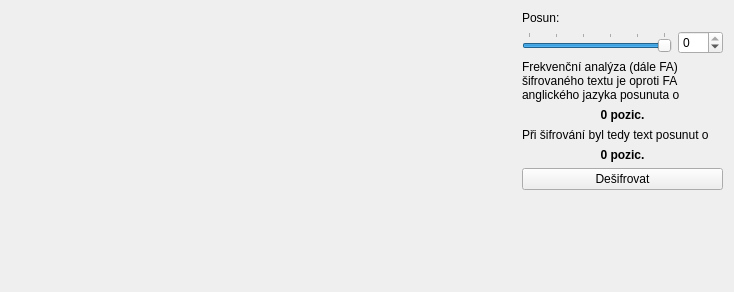
<?xml version="1.0" encoding="UTF-8"?>
<ui version="4.0">
 <class>CaesarCipherTab</class>
 <widget class="QWidget" name="CaesarCipherTab">
  <property name="geometry">
   <rect>
    <x>0</x>
    <y>0</y>
    <width>734</width>
    <height>292</height>
   </rect>
  </property>
  <property name="windowTitle">
   <string>Form</string>
  </property>
  <layout class="QHBoxLayout" name="horizontalLayout_3">
   <item>
    <widget class="FrequencyChart" name="frequencyChart" native="true">
     <property name="minimumSize">
      <size>
       <width>500</width>
       <height>0</height>
      </size>
     </property>
    </widget>
   </item>
   <item>
    <layout class="QVBoxLayout" name="verticalLayout_2">
     <property name="leftMargin">
      <number>5</number>
     </property>
     <item>
      <widget class="QLabel" name="label_3">
       <property name="text">
        <string>Posun:</string>
       </property>
      </widget>
     </item>
     <item>
      <layout class="QHBoxLayout" name="horizontalLayout_2">
       <item>
        <widget class="QSlider" name="horizontalSlider">
         <property name="minimum">
          <number>-25</number>
         </property>
         <property name="maximum">
          <number>0</number>
         </property>
         <property name="orientation">
          <enum>Qt::Horizontal</enum>
         </property>
         <property name="tickPosition">
          <enum>QSlider::TicksAbove</enum>
         </property>
         <property name="tickInterval">
          <number>5</number>
         </property>
        </widget>
       </item>
       <item>
        <widget class="QSpinBox" name="spinBox">
         <property name="minimum">
          <number>-25</number>
         </property>
         <property name="maximum">
          <number>0</number>
         </property>
        </widget>
       </item>
      </layout>
     </item>
     <item>
      <widget class="QLabel" name="label">
       <property name="text">
        <string>&lt;html&gt;&lt;head/&gt;&lt;body&gt;&lt;p&gt;Frekvenční analýza (dále FA) šifrovaného textu je oproti FA anglického jazyka posunuta o&lt;/p&gt;&lt;/body&gt;&lt;/html&gt;</string>
       </property>
       <property name="wordWrap">
        <bool>true</bool>
       </property>
      </widget>
     </item>
     <item>
      <widget class="QLabel" name="txtShiftD">
       <property name="font">
        <font>
         <weight>75</weight>
         <bold>true</bold>
        </font>
       </property>
       <property name="text">
        <string>0 pozic.</string>
       </property>
       <property name="alignment">
        <set>Qt::AlignCenter</set>
       </property>
      </widget>
     </item>
     <item>
      <widget class="QLabel" name="label_2">
       <property name="text">
        <string>Při šifrování byl tedy text posunut o</string>
       </property>
      </widget>
     </item>
     <item>
      <widget class="QLabel" name="txtShiftE">
       <property name="font">
        <font>
         <weight>75</weight>
         <bold>true</bold>
        </font>
       </property>
       <property name="text">
        <string>0 pozic.</string>
       </property>
       <property name="alignment">
        <set>Qt::AlignCenter</set>
       </property>
      </widget>
     </item>
     <item>
      <layout class="QHBoxLayout" name="horizontalLayout">
       <item>
        <widget class="QPushButton" name="btnDecrypt">
         <property name="text">
          <string>Dešifrovat</string>
         </property>
        </widget>
       </item>
      </layout>
     </item>
     <item>
      <spacer name="verticalSpacer">
       <property name="orientation">
        <enum>Qt::Vertical</enum>
       </property>
       <property name="sizeHint" stdset="0">
        <size>
         <width>20</width>
         <height>40</height>
        </size>
       </property>
      </spacer>
     </item>
    </layout>
   </item>
  </layout>
 </widget>
 <customwidgets>
  <customwidget>
   <class>FrequencyChart</class>
   <extends>QWidget</extends>
   <header>frequencychart.h</header>
   <container>1</container>
  </customwidget>
 </customwidgets>
 <resources/>
 <connections>
  <connection>
   <sender>horizontalSlider</sender>
   <signal>valueChanged(int)</signal>
   <receiver>spinBox</receiver>
   <slot>setValue(int)</slot>
   <hints>
    <hint type="sourcelabel">
     <x>271</x>
     <y>37</y>
    </hint>
    <hint type="destinationlabel">
     <x>365</x>
     <y>37</y>
    </hint>
   </hints>
  </connection>
  <connection>
   <sender>spinBox</sender>
   <signal>valueChanged(int)</signal>
   <receiver>horizontalSlider</receiver>
   <slot>setValue(int)</slot>
   <hints>
    <hint type="sourcelabel">
     <x>365</x>
     <y>37</y>
    </hint>
    <hint type="destinationlabel">
     <x>271</x>
     <y>37</y>
    </hint>
   </hints>
  </connection>
 </connections>
</ui>
